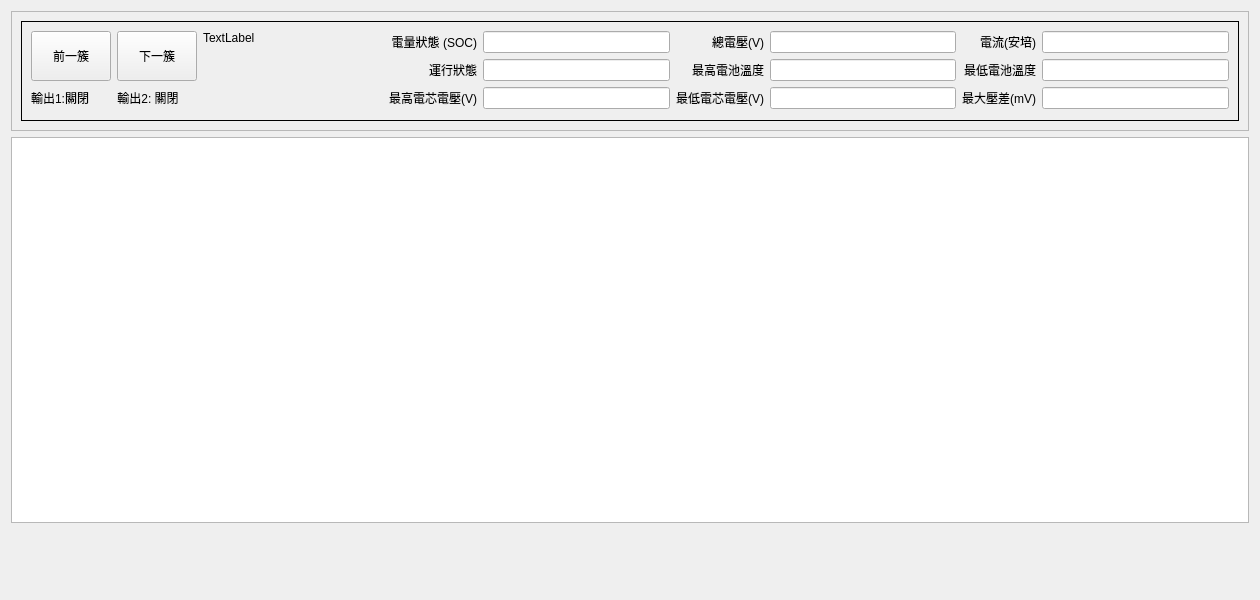
<?xml version="1.0" encoding="UTF-8"?>
<ui version="4.0">
 <class>frmStackView</class>
 <widget class="QWidget" name="frmStackView">
  <property name="geometry">
   <rect>
    <x>0</x>
    <y>0</y>
    <width>1260</width>
    <height>600</height>
   </rect>
  </property>
  <property name="sizePolicy">
   <sizepolicy hsizetype="Fixed" vsizetype="Preferred">
    <horstretch>0</horstretch>
    <verstretch>0</verstretch>
   </sizepolicy>
  </property>
  <property name="maximumSize">
   <size>
    <width>1260</width>
    <height>16777215</height>
   </size>
  </property>
  <property name="windowTitle">
   <string>Form</string>
  </property>
  <property name="styleSheet">
   <string notr="true"/>
  </property>
  <layout class="QVBoxLayout" name="verticalLayout">
   <property name="sizeConstraint">
    <enum>QLayout::SetNoConstraint</enum>
   </property>
   <item>
    <widget class="QFrame" name="frame_2">
     <property name="sizePolicy">
      <sizepolicy hsizetype="MinimumExpanding" vsizetype="Fixed">
       <horstretch>0</horstretch>
       <verstretch>0</verstretch>
      </sizepolicy>
     </property>
     <property name="minimumSize">
      <size>
       <width>0</width>
       <height>120</height>
      </size>
     </property>
     <property name="maximumSize">
      <size>
       <width>1240</width>
       <height>16777215</height>
      </size>
     </property>
     <property name="frameShape">
      <enum>QFrame::StyledPanel</enum>
     </property>
     <property name="frameShadow">
      <enum>QFrame::Sunken</enum>
     </property>
     <layout class="QHBoxLayout" name="horizontalLayout">
      <item>
       <widget class="QStackedWidget" name="stackedWidget">
        <property name="frameShape">
         <enum>QFrame::Box</enum>
        </property>
        <property name="currentIndex">
         <number>0</number>
        </property>
        <widget class="QWidget" name="page">
         <layout class="QGridLayout" name="gridLayout">
          <item row="2" column="4">
           <widget class="QLineEdit" name="leMaxCellVoltage">
            <property name="minimumSize">
             <size>
              <width>80</width>
              <height>0</height>
             </size>
            </property>
            <property name="alignment">
             <set>Qt::AlignRight|Qt::AlignTrailing|Qt::AlignVCenter</set>
            </property>
           </widget>
          </item>
          <item row="1" column="6">
           <widget class="QLineEdit" name="le_maxTemp">
            <property name="minimumSize">
             <size>
              <width>80</width>
              <height>0</height>
             </size>
            </property>
            <property name="alignment">
             <set>Qt::AlignRight|Qt::AlignTrailing|Qt::AlignVCenter</set>
            </property>
           </widget>
          </item>
          <item row="1" column="7">
           <widget class="QLabel" name="label_8">
            <property name="text">
             <string>最低電池溫度</string>
            </property>
            <property name="alignment">
             <set>Qt::AlignRight|Qt::AlignTrailing|Qt::AlignVCenter</set>
            </property>
           </widget>
          </item>
          <item row="1" column="5">
           <widget class="QLabel" name="label_6">
            <property name="text">
             <string>最高電池溫度</string>
            </property>
            <property name="alignment">
             <set>Qt::AlignRight|Qt::AlignTrailing|Qt::AlignVCenter</set>
            </property>
           </widget>
          </item>
          <item row="2" column="5">
           <widget class="QLabel" name="label_5">
            <property name="text">
             <string>最低電芯電壓(V)</string>
            </property>
            <property name="alignment">
             <set>Qt::AlignRight|Qt::AlignTrailing|Qt::AlignVCenter</set>
            </property>
           </widget>
          </item>
          <item row="2" column="6">
           <widget class="QLineEdit" name="le_minVoltage">
            <property name="minimumSize">
             <size>
              <width>80</width>
              <height>0</height>
             </size>
            </property>
            <property name="alignment">
             <set>Qt::AlignRight|Qt::AlignTrailing|Qt::AlignVCenter</set>
            </property>
           </widget>
          </item>
          <item row="1" column="4">
           <widget class="QLineEdit" name="leState">
            <property name="minimumSize">
             <size>
              <width>80</width>
              <height>0</height>
             </size>
            </property>
            <property name="alignment">
             <set>Qt::AlignRight|Qt::AlignTrailing|Qt::AlignVCenter</set>
            </property>
           </widget>
          </item>
          <item row="0" column="6">
           <widget class="QLineEdit" name="leTotalVoltage">
            <property name="minimumSize">
             <size>
              <width>80</width>
              <height>0</height>
             </size>
            </property>
            <property name="alignment">
             <set>Qt::AlignRight|Qt::AlignTrailing|Qt::AlignVCenter</set>
            </property>
           </widget>
          </item>
          <item row="0" column="8">
           <widget class="QLineEdit" name="le_current">
            <property name="minimumSize">
             <size>
              <width>80</width>
              <height>0</height>
             </size>
            </property>
            <property name="alignment">
             <set>Qt::AlignRight|Qt::AlignTrailing|Qt::AlignVCenter</set>
            </property>
           </widget>
          </item>
          <item row="0" column="5">
           <widget class="QLabel" name="label_4">
            <property name="text">
             <string>總電壓(V)</string>
            </property>
            <property name="alignment">
             <set>Qt::AlignRight|Qt::AlignTrailing|Qt::AlignVCenter</set>
            </property>
           </widget>
          </item>
          <item row="1" column="8">
           <widget class="QLineEdit" name="le_minTemp">
            <property name="minimumSize">
             <size>
              <width>80</width>
              <height>0</height>
             </size>
            </property>
            <property name="alignment">
             <set>Qt::AlignRight|Qt::AlignTrailing|Qt::AlignVCenter</set>
            </property>
           </widget>
          </item>
          <item row="2" column="3">
           <widget class="QLabel" name="label_3">
            <property name="text">
             <string>最高電芯電壓(V)</string>
            </property>
            <property name="alignment">
             <set>Qt::AlignRight|Qt::AlignTrailing|Qt::AlignVCenter</set>
            </property>
           </widget>
          </item>
          <item row="0" column="7">
           <widget class="QLabel" name="label_7">
            <property name="text">
             <string>電流(安培)</string>
            </property>
            <property name="alignment">
             <set>Qt::AlignRight|Qt::AlignTrailing|Qt::AlignVCenter</set>
            </property>
           </widget>
          </item>
          <item row="2" column="8">
           <widget class="QLineEdit" name="le_maxDiff">
            <property name="minimumSize">
             <size>
              <width>80</width>
              <height>0</height>
             </size>
            </property>
            <property name="alignment">
             <set>Qt::AlignRight|Qt::AlignTrailing|Qt::AlignVCenter</set>
            </property>
           </widget>
          </item>
          <item row="0" column="3">
           <widget class="QLabel" name="label">
            <property name="text">
             <string>電量狀態 (SOC)</string>
            </property>
            <property name="alignment">
             <set>Qt::AlignRight|Qt::AlignTrailing|Qt::AlignVCenter</set>
            </property>
           </widget>
          </item>
          <item row="0" column="4">
           <widget class="QLineEdit" name="leSOC">
            <property name="minimumSize">
             <size>
              <width>80</width>
              <height>0</height>
             </size>
            </property>
            <property name="alignment">
             <set>Qt::AlignRight|Qt::AlignTrailing|Qt::AlignVCenter</set>
            </property>
           </widget>
          </item>
          <item row="2" column="7">
           <widget class="QLabel" name="label_9">
            <property name="text">
             <string>最大壓差(mV)</string>
            </property>
            <property name="alignment">
             <set>Qt::AlignRight|Qt::AlignTrailing|Qt::AlignVCenter</set>
            </property>
           </widget>
          </item>
          <item row="1" column="3">
           <widget class="QLabel" name="label_2">
            <property name="text">
             <string>運行狀態</string>
            </property>
            <property name="alignment">
             <set>Qt::AlignRight|Qt::AlignTrailing|Qt::AlignVCenter</set>
            </property>
           </widget>
          </item>
          <item row="0" column="2" rowspan="3">
           <widget class="QLabel" name="lbInfo">
            <property name="sizePolicy">
             <sizepolicy hsizetype="Fixed" vsizetype="Preferred">
              <horstretch>0</horstretch>
              <verstretch>0</verstretch>
             </sizepolicy>
            </property>
            <property name="minimumSize">
             <size>
              <width>180</width>
              <height>0</height>
             </size>
            </property>
            <property name="text">
             <string>TextLabel</string>
            </property>
            <property name="alignment">
             <set>Qt::AlignLeading|Qt::AlignLeft|Qt::AlignTop</set>
            </property>
           </widget>
          </item>
          <item row="0" column="1" rowspan="2">
           <widget class="QPushButton" name="pbNextStack">
            <property name="sizePolicy">
             <sizepolicy hsizetype="Minimum" vsizetype="Expanding">
              <horstretch>0</horstretch>
              <verstretch>0</verstretch>
             </sizepolicy>
            </property>
            <property name="styleSheet">
             <string notr="true"/>
            </property>
            <property name="text">
             <string>下一簇</string>
            </property>
            <property name="autoDefault">
             <bool>false</bool>
            </property>
            <property name="default">
             <bool>false</bool>
            </property>
            <property name="flat">
             <bool>false</bool>
            </property>
           </widget>
          </item>
          <item row="0" column="0" rowspan="2">
           <widget class="QPushButton" name="pbPreviousStack">
            <property name="sizePolicy">
             <sizepolicy hsizetype="Minimum" vsizetype="Expanding">
              <horstretch>0</horstretch>
              <verstretch>0</verstretch>
             </sizepolicy>
            </property>
            <property name="text">
             <string>前一簇</string>
            </property>
           </widget>
          </item>
          <item row="2" column="0">
           <widget class="QLabel" name="lbl_do0">
            <property name="sizePolicy">
             <sizepolicy hsizetype="Fixed" vsizetype="Preferred">
              <horstretch>0</horstretch>
              <verstretch>0</verstretch>
             </sizepolicy>
            </property>
            <property name="text">
             <string>輸出1:關閉</string>
            </property>
            <property name="alignment">
             <set>Qt::AlignCenter</set>
            </property>
           </widget>
          </item>
          <item row="2" column="1">
           <widget class="QLabel" name="lbl_do1">
            <property name="sizePolicy">
             <sizepolicy hsizetype="Fixed" vsizetype="Preferred">
              <horstretch>0</horstretch>
              <verstretch>0</verstretch>
             </sizepolicy>
            </property>
            <property name="text">
             <string>輸出2: 關閉</string>
            </property>
            <property name="alignment">
             <set>Qt::AlignCenter</set>
            </property>
           </widget>
          </item>
         </layout>
        </widget>
       </widget>
      </item>
     </layout>
    </widget>
   </item>
   <item>
    <widget class="QTableView" name="tableView">
     <property name="sizePolicy">
      <sizepolicy hsizetype="Expanding" vsizetype="Expanding">
       <horstretch>0</horstretch>
       <verstretch>0</verstretch>
      </sizepolicy>
     </property>
     <property name="maximumSize">
      <size>
       <width>1240</width>
       <height>16777215</height>
      </size>
     </property>
     <property name="styleSheet">
      <string notr="true"/>
     </property>
     <property name="midLineWidth">
      <number>0</number>
     </property>
     <property name="wordWrap">
      <bool>false</bool>
     </property>
    </widget>
   </item>
   <item>
    <widget class="QWidget" name="wgAlarm" native="true">
     <property name="minimumSize">
      <size>
       <width>0</width>
       <height>60</height>
      </size>
     </property>
    </widget>
   </item>
  </layout>
 </widget>
 <resources/>
 <connections/>
</ui>
